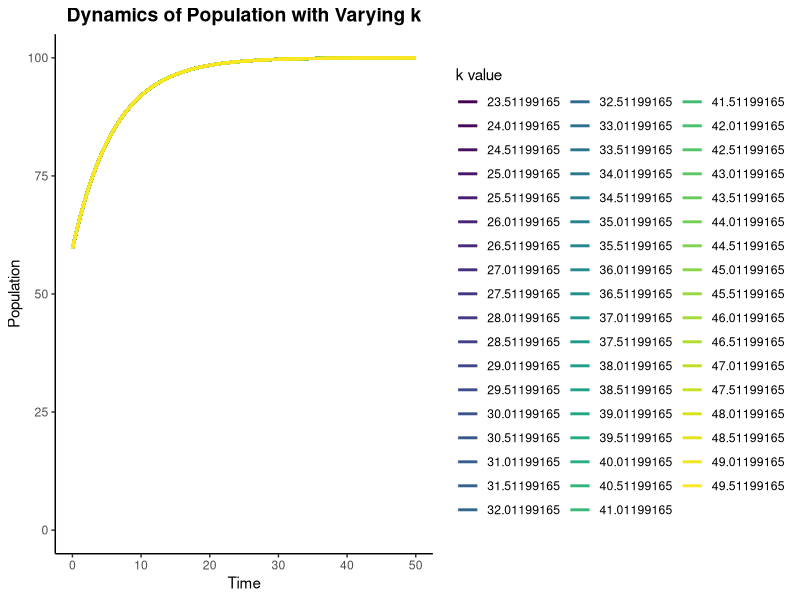

Write the R code that produced this figure.
library(deSolve)
library(ggplot2)
library(dplyr)
library(tidyr)

# 微分方程式の定義
Ppun_aggr <- function(t, x, params) {
  alpha <- params["alpha"]
  k <- params["k"]
  theta <- params["theta"]
  n_total <- params["n_total"]
  
  dxdt <- alpha * x[1]^k / (theta^k + x[1]^k) * (n_total - x[1]) -
    alpha * (n_total - x[1])^k / (theta^k + (n_total - x[1])^k) * x[1]
  
  list(c(dxdt))
}

# パラメータの固定値設定
alpha <- 16.22615177 / 100
theta <- 51.05357662
n_total <- 100
x0 <- 59.58915479  # 初期個体数
times <- seq(0, 50, by = 0.1)  # 時間範囲

# kの値を0.1刻みで変化させて結果を保存
k_values <- seq(23.51199165, 50, by = 0.5)  # kの範囲と刻み
results <- list()

for (k in k_values) {
  params <- c(alpha = alpha, k = k, theta = theta, n_total = n_total)
  output <- ode(y = c(x = x0), times = times, func = Ppun_aggr, parms = params)
  df <- as.data.frame(output)
  df$k <- k  # kの値を記録
  results[[as.character(k)]] <- df
}

# データを結合
all_results <- bind_rows(results, .id = "k")
all_results$k <- as.numeric(all_results$k)  # kを数値型に変換

# ggplotでプロット
plt <- ggplot(all_results, aes(x = time, y = x, color = factor(k)))
plt <- plt + geom_line(size = 1)
plt <- plt + scale_color_viridis_d(name = "k value")
plt <- plt + labs(title = "Dynamics of Population with Varying k", x = "Time", y = "Population")
plt <- plt + coord_cartesian(ylim = c(0, 100))  # y軸を0から100に制限
plt <- plt + theme_classic()  # クラシックテーマを適用
plt <- plt + theme(legend.position = "right", plot.title = element_text(hjust = 0.5, size = 14, face = "bold"))
plt <- plt + guides(color = guide_legend(override.aes = list(size = 2)))

# プロット
plot(plt)
